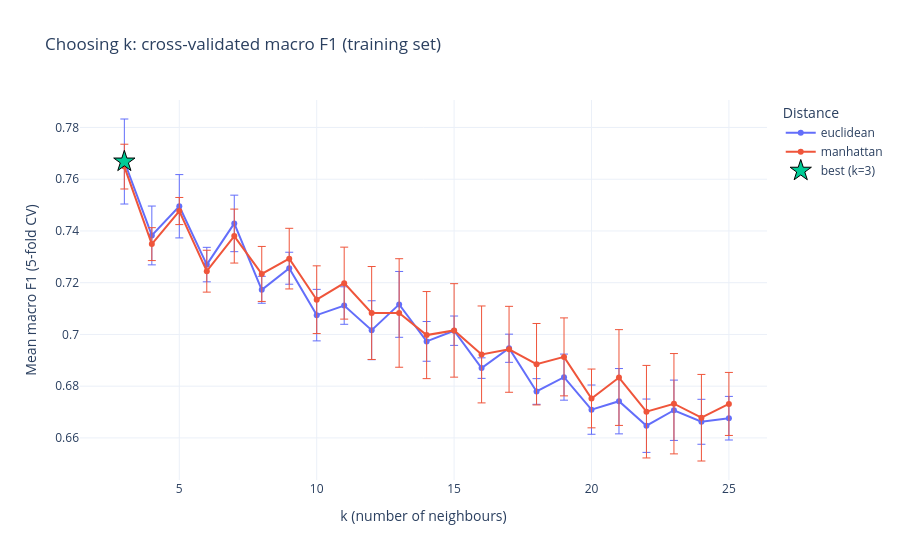

The cell this chart's notebook holds for it:
### Markdown cell above
#### 3.1 Choosing k

### Code cell
evaluator = pipeline.evaluator
evaluator.plot_k_tuning(pipeline.tuning, pipeline.model.best_k, pipeline.model.best_metric).show()
pipeline.tuning.sort_values("cv_mean", ascending=False).head(5).round(3)

### Figure 1 — Plotly figure (JSON) as saved in the notebook; plotly's stock layout.template omitted (floating-point values rounded to 4 significant figures)
{"data": [{"error_y": {"array": [0.01643, 0.01137, 0.01224, 0.006666, 0.01092, 0.005204, 0.006183, 0.009957, 0.00725, 0.01139, 0.01273, 0.00768, 0.005676, 0.003968, 0.005444, 0.004959, 0.008905, 0.009517, 0.01262, 0.01031, 0.01166, 0.008686, 0.008427], "thickness": 1, "type": "data"}, "mode": "lines+markers", "name": "euclidean", "type": "scatter", "x": [3, 4, 5, 6, 7, 8, 9, 10, 11, 12, 13, 14, 15, 16, 17, 18, 19, 20, 21, 22, 23, 24, 25], "y": [0.7668, 0.7383, 0.7496, 0.727, 0.7429, 0.7173, 0.7256, 0.7075, 0.7112, 0.7016, 0.7116, 0.6973, 0.7014, 0.687, 0.6947, 0.678, 0.6835, 0.6709, 0.6742, 0.6647, 0.6707, 0.6662, 0.6676]}, {"error_y": {"array": [0.008652, 0.006364, 0.005238, 0.008091, 0.01043, 0.01063, 0.01172, 0.01309, 0.01391, 0.01797, 0.02098, 0.01683, 0.01807, 0.01873, 0.01661, 0.01574, 0.01507, 0.01136, 0.01851, 0.01788, 0.01939, 0.01673, 0.01218], "thickness": 1, "type": "data"}, "mode": "lines+markers", "name": "manhattan", "type": "scatter", "x": [3, 4, 5, 6, 7, 8, 9, 10, 11, 12, 13, 14, 15, 16, 17, 18, 19, 20, 21, 22, 23, 24, 25], "y": [0.7649, 0.7349, 0.7477, 0.7245, 0.738, 0.7234, 0.7293, 0.7134, 0.7198, 0.7083, 0.7083, 0.6997, 0.7016, 0.6923, 0.6943, 0.6885, 0.6913, 0.6753, 0.6833, 0.6701, 0.6732, 0.6678, 0.6731]}, {"marker": {"line": {"color": "black", "width": 1}, "size": 16, "symbol": "star"}, "mode": "markers", "name": "best (k=3)", "type": "scatter", "x": [3], "y": [0.7668]}], "layout": {"legend": {"title": {"text": "Distance"}}, "title": {"text": "Choosing k: cross-validated macro F1 (training set)"}, "xaxis": {"title": {"text": "k (number of neighbours)"}}, "yaxis": {"title": {"text": "Mean macro F1 (5-fold CV)"}}}}
